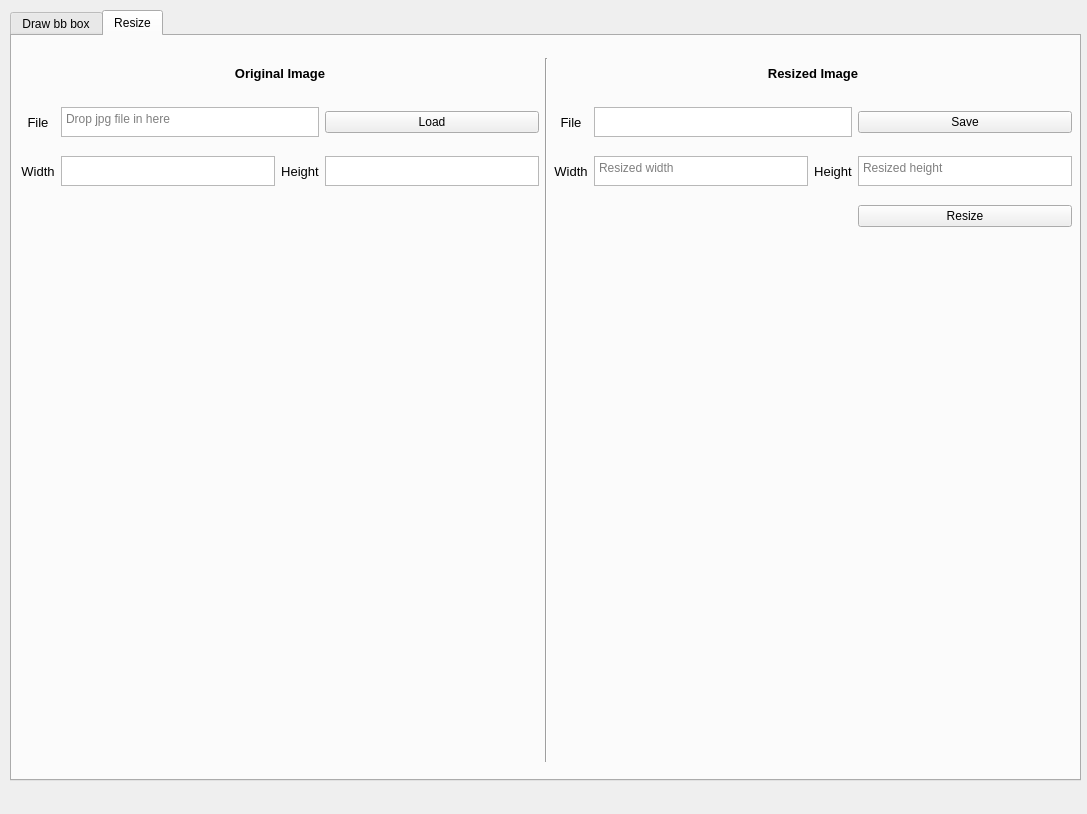
<?xml version="1.0" encoding="UTF-8"?>
<ui version="4.0">
 <class>MainWindow</class>
 <widget class="QMainWindow" name="MainWindow">
  <property name="geometry">
   <rect>
    <x>0</x>
    <y>0</y>
    <width>1087</width>
    <height>814</height>
   </rect>
  </property>
  <property name="windowTitle">
   <string>Draw Prediction Box</string>
  </property>
  <widget class="QWidget" name="centralwidget">
   <widget class="QTabWidget" name="tabWidget">
    <property name="geometry">
     <rect>
      <x>10</x>
      <y>10</y>
      <width>1071</width>
      <height>771</height>
     </rect>
    </property>
    <property name="focusPolicy">
     <enum>Qt::NoFocus</enum>
    </property>
    <property name="tabPosition">
     <enum>QTabWidget::North</enum>
    </property>
    <property name="tabShape">
     <enum>QTabWidget::Rounded</enum>
    </property>
    <property name="currentIndex">
     <number>1</number>
    </property>
    <property name="usesScrollButtons">
     <bool>false</bool>
    </property>
    <widget class="QWidget" name="tab_1">
     <attribute name="title">
      <string>Draw bb box</string>
     </attribute>
     <attribute name="toolTip">
      <string>&lt;html&gt;&lt;head/&gt;&lt;body&gt;&lt;p&gt;Enter the bounding box&lt;/p&gt;&lt;p&gt;It will be drawn on the image&lt;/p&gt;&lt;/body&gt;&lt;/html&gt;</string>
     </attribute>
     <widget class="QWidget" name="layoutWidget">
      <property name="geometry">
       <rect>
        <x>10</x>
        <y>10</y>
        <width>1051</width>
        <height>724</height>
       </rect>
      </property>
      <layout class="QGridLayout" name="gridLayout">
       <item row="6" column="1" colspan="2">
        <widget class="Line" name="line_3">
         <property name="orientation">
          <enum>Qt::Horizontal</enum>
         </property>
        </widget>
       </item>
       <item row="5" column="2">
        <widget class="QPushButton" name="button_draw">
         <property name="minimumSize">
          <size>
           <width>100</width>
           <height>30</height>
          </size>
         </property>
         <property name="maximumSize">
          <size>
           <width>100</width>
           <height>30</height>
          </size>
         </property>
         <property name="font">
          <font>
           <family>Microsoft JhengHei</family>
           <pointsize>10</pointsize>
          </font>
         </property>
         <property name="text">
          <string>Draw</string>
         </property>
        </widget>
       </item>
       <item row="2" column="2">
        <widget class="QTextEdit" name="textEdit_y1">
         <property name="minimumSize">
          <size>
           <width>100</width>
           <height>30</height>
          </size>
         </property>
         <property name="maximumSize">
          <size>
           <width>200</width>
           <height>30</height>
          </size>
         </property>
         <property name="focusPolicy">
          <enum>Qt::StrongFocus</enum>
         </property>
         <property name="inputMethodHints">
          <set>Qt::ImhDigitsOnly</set>
         </property>
         <property name="tabChangesFocus">
          <bool>true</bool>
         </property>
         <property name="placeholderText">
          <string>Top</string>
         </property>
        </widget>
       </item>
       <item row="0" column="0" rowspan="14">
        <widget class="QLabel" name="label_image">
         <property name="minimumSize">
          <size>
           <width>600</width>
           <height>600</height>
          </size>
         </property>
         <property name="maximumSize">
          <size>
           <width>600</width>
           <height>600</height>
          </size>
         </property>
         <property name="font">
          <font>
           <family>Microsoft JhengHei UI</family>
           <pointsize>16</pointsize>
           <weight>75</weight>
           <bold>true</bold>
           <underline>true</underline>
          </font>
         </property>
         <property name="acceptDrops">
          <bool>true</bool>
         </property>
         <property name="frameShadow">
          <enum>QFrame::Raised</enum>
         </property>
         <property name="lineWidth">
          <number>2</number>
         </property>
         <property name="text">
          <string>&lt;html&gt;&lt;head/&gt;&lt;body&gt;&lt;p&gt;Drag and drop jpg file to right down textbox&lt;/p&gt;&lt;p&gt;&amp;amp; Press &amp;quot;Load&amp;quot; !!&lt;/p&gt;&lt;/body&gt;&lt;/html&gt;</string>
         </property>
         <property name="alignment">
          <set>Qt::AlignCenter</set>
         </property>
        </widget>
       </item>
       <item row="11" column="1">
        <widget class="QTextEdit" name="textEdit_in_file">
         <property name="minimumSize">
          <size>
           <width>100</width>
           <height>30</height>
          </size>
         </property>
         <property name="maximumSize">
          <size>
           <width>200</width>
           <height>30</height>
          </size>
         </property>
         <property name="focusPolicy">
          <enum>Qt::NoFocus</enum>
         </property>
         <property name="contextMenuPolicy">
          <enum>Qt::DefaultContextMenu</enum>
         </property>
         <property name="whatsThis">
          <string/>
         </property>
         <property name="inputMethodHints">
          <set>Qt::ImhNone</set>
         </property>
         <property name="tabChangesFocus">
          <bool>false</bool>
         </property>
         <property name="readOnly">
          <bool>false</bool>
         </property>
         <property name="placeholderText">
          <string>Drop jpg image here</string>
         </property>
        </widget>
       </item>
       <item row="3" column="2">
        <widget class="QTextEdit" name="textEdit_x2">
         <property name="minimumSize">
          <size>
           <width>100</width>
           <height>30</height>
          </size>
         </property>
         <property name="maximumSize">
          <size>
           <width>200</width>
           <height>30</height>
          </size>
         </property>
         <property name="focusPolicy">
          <enum>Qt::StrongFocus</enum>
         </property>
         <property name="inputMethodHints">
          <set>Qt::ImhDigitsOnly</set>
         </property>
         <property name="tabChangesFocus">
          <bool>true</bool>
         </property>
         <property name="placeholderText">
          <string>Right</string>
         </property>
        </widget>
       </item>
       <item row="0" column="1" colspan="2">
        <widget class="QLabel" name="label_input">
         <property name="minimumSize">
          <size>
           <width>200</width>
           <height>50</height>
          </size>
         </property>
         <property name="maximumSize">
          <size>
           <width>300</width>
           <height>50</height>
          </size>
         </property>
         <property name="font">
          <font>
           <family>Microsoft JhengHei UI</family>
           <pointsize>10</pointsize>
           <weight>75</weight>
           <bold>true</bold>
          </font>
         </property>
         <property name="text">
          <string>Input box coordinate</string>
         </property>
        </widget>
       </item>
       <item row="4" column="1">
        <widget class="QLabel" name="label_y2">
         <property name="maximumSize">
          <size>
           <width>50</width>
           <height>50</height>
          </size>
         </property>
         <property name="font">
          <font>
           <family>Microsoft JhengHei</family>
           <pointsize>10</pointsize>
          </font>
         </property>
         <property name="text">
          <string>y2</string>
         </property>
         <property name="textFormat">
          <enum>Qt::AutoText</enum>
         </property>
         <property name="alignment">
          <set>Qt::AlignCenter</set>
         </property>
        </widget>
       </item>
       <item row="4" column="2">
        <widget class="QTextEdit" name="textEdit_y2">
         <property name="minimumSize">
          <size>
           <width>100</width>
           <height>30</height>
          </size>
         </property>
         <property name="maximumSize">
          <size>
           <width>200</width>
           <height>30</height>
          </size>
         </property>
         <property name="focusPolicy">
          <enum>Qt::StrongFocus</enum>
         </property>
         <property name="inputMethodHints">
          <set>Qt::ImhDigitsOnly</set>
         </property>
         <property name="tabChangesFocus">
          <bool>true</bool>
         </property>
         <property name="placeholderText">
          <string>Bottom</string>
         </property>
        </widget>
       </item>
       <item row="1" column="1">
        <widget class="QLabel" name="label_x1">
         <property name="maximumSize">
          <size>
           <width>50</width>
           <height>50</height>
          </size>
         </property>
         <property name="font">
          <font>
           <family>Microsoft JhengHei</family>
           <pointsize>10</pointsize>
          </font>
         </property>
         <property name="text">
          <string>x1</string>
         </property>
         <property name="alignment">
          <set>Qt::AlignCenter</set>
         </property>
        </widget>
       </item>
       <item row="3" column="1">
        <widget class="QLabel" name="label_x2">
         <property name="maximumSize">
          <size>
           <width>50</width>
           <height>50</height>
          </size>
         </property>
         <property name="font">
          <font>
           <family>Microsoft JhengHei</family>
           <pointsize>10</pointsize>
          </font>
         </property>
         <property name="text">
          <string>x2</string>
         </property>
         <property name="alignment">
          <set>Qt::AlignCenter</set>
         </property>
        </widget>
       </item>
       <item row="7" column="1">
        <widget class="QLabel" name="label_boxes">
         <property name="minimumSize">
          <size>
           <width>200</width>
           <height>50</height>
          </size>
         </property>
         <property name="maximumSize">
          <size>
           <width>300</width>
           <height>50</height>
          </size>
         </property>
         <property name="font">
          <font>
           <family>Microsoft JhengHei UI</family>
           <pointsize>10</pointsize>
           <weight>75</weight>
           <bold>true</bold>
          </font>
         </property>
         <property name="text">
          <string>Drawn Detection Boxes</string>
         </property>
        </widget>
       </item>
       <item row="9" column="1" colspan="2">
        <widget class="Line" name="line">
         <property name="orientation">
          <enum>Qt::Horizontal</enum>
         </property>
        </widget>
       </item>
       <item row="12" column="1">
        <widget class="QTextEdit" name="textEdit_out_file">
         <property name="minimumSize">
          <size>
           <width>100</width>
           <height>30</height>
          </size>
         </property>
         <property name="maximumSize">
          <size>
           <width>200</width>
           <height>30</height>
          </size>
         </property>
         <property name="focusPolicy">
          <enum>Qt::NoFocus</enum>
         </property>
         <property name="contextMenuPolicy">
          <enum>Qt::DefaultContextMenu</enum>
         </property>
         <property name="whatsThis">
          <string/>
         </property>
         <property name="inputMethodHints">
          <set>Qt::ImhNone</set>
         </property>
         <property name="tabChangesFocus">
          <bool>false</bool>
         </property>
         <property name="readOnly">
          <bool>false</bool>
         </property>
         <property name="placeholderText">
          <string/>
         </property>
        </widget>
       </item>
       <item row="12" column="2">
        <widget class="QPushButton" name="button_save">
         <property name="minimumSize">
          <size>
           <width>100</width>
           <height>30</height>
          </size>
         </property>
         <property name="maximumSize">
          <size>
           <width>100</width>
           <height>30</height>
          </size>
         </property>
         <property name="font">
          <font>
           <family>Microsoft JhengHei</family>
           <pointsize>10</pointsize>
          </font>
         </property>
         <property name="focusPolicy">
          <enum>Qt::NoFocus</enum>
         </property>
         <property name="text">
          <string>Save</string>
         </property>
        </widget>
       </item>
       <item row="11" column="2">
        <widget class="QPushButton" name="button_load">
         <property name="minimumSize">
          <size>
           <width>100</width>
           <height>30</height>
          </size>
         </property>
         <property name="maximumSize">
          <size>
           <width>100</width>
           <height>30</height>
          </size>
         </property>
         <property name="font">
          <font>
           <family>Microsoft JhengHei</family>
           <pointsize>10</pointsize>
          </font>
         </property>
         <property name="focusPolicy">
          <enum>Qt::NoFocus</enum>
         </property>
         <property name="text">
          <string>Load</string>
         </property>
        </widget>
       </item>
       <item row="10" column="1" colspan="2">
        <widget class="QLabel" name="label_image_name">
         <property name="minimumSize">
          <size>
           <width>300</width>
           <height>50</height>
          </size>
         </property>
         <property name="maximumSize">
          <size>
           <width>300</width>
           <height>50</height>
          </size>
         </property>
         <property name="font">
          <font>
           <family>Microsoft JhengHei UI</family>
           <pointsize>10</pointsize>
           <weight>75</weight>
           <bold>true</bold>
          </font>
         </property>
         <property name="text">
          <string>Load &amp; Save Image</string>
         </property>
        </widget>
       </item>
       <item row="8" column="1" colspan="2">
        <widget class="QListWidget" name="listWidget_box">
         <property name="focusPolicy">
          <enum>Qt::NoFocus</enum>
         </property>
        </widget>
       </item>
       <item row="7" column="2">
        <widget class="QPushButton" name="button_clear">
         <property name="minimumSize">
          <size>
           <width>100</width>
           <height>30</height>
          </size>
         </property>
         <property name="maximumSize">
          <size>
           <width>100</width>
           <height>30</height>
          </size>
         </property>
         <property name="font">
          <font>
           <family>Microsoft JhengHei</family>
           <pointsize>10</pointsize>
          </font>
         </property>
         <property name="focusPolicy">
          <enum>Qt::NoFocus</enum>
         </property>
         <property name="text">
          <string>Clear</string>
         </property>
        </widget>
       </item>
       <item row="2" column="1">
        <widget class="QLabel" name="label_y1">
         <property name="maximumSize">
          <size>
           <width>50</width>
           <height>50</height>
          </size>
         </property>
         <property name="font">
          <font>
           <family>Microsoft JhengHei</family>
           <pointsize>10</pointsize>
          </font>
         </property>
         <property name="text">
          <string>y1</string>
         </property>
         <property name="alignment">
          <set>Qt::AlignCenter</set>
         </property>
        </widget>
       </item>
       <item row="5" column="1">
        <widget class="QPushButton" name="button_draw_2">
         <property name="minimumSize">
          <size>
           <width>100</width>
           <height>30</height>
          </size>
         </property>
         <property name="maximumSize">
          <size>
           <width>100</width>
           <height>30</height>
          </size>
         </property>
         <property name="font">
          <font>
           <family>Microsoft JhengHei</family>
           <pointsize>10</pointsize>
          </font>
         </property>
         <property name="focusPolicy">
          <enum>Qt::NoFocus</enum>
         </property>
         <property name="text">
          <string>Color</string>
         </property>
        </widget>
       </item>
       <item row="1" column="2">
        <widget class="QTextEdit" name="textEdit_x1">
         <property name="minimumSize">
          <size>
           <width>100</width>
           <height>30</height>
          </size>
         </property>
         <property name="maximumSize">
          <size>
           <width>200</width>
           <height>30</height>
          </size>
         </property>
         <property name="focusPolicy">
          <enum>Qt::StrongFocus</enum>
         </property>
         <property name="inputMethodHints">
          <set>Qt::ImhDigitsOnly</set>
         </property>
         <property name="tabChangesFocus">
          <bool>true</bool>
         </property>
         <property name="placeholderText">
          <string>Left</string>
         </property>
        </widget>
       </item>
      </layout>
     </widget>
    </widget>
    <widget class="QWidget" name="tab_2">
     <attribute name="title">
      <string>Resize</string>
     </attribute>
     <attribute name="toolTip">
      <string>&lt;html&gt;&lt;head/&gt;&lt;body&gt;&lt;p&gt;Resize the input image&lt;/p&gt;&lt;/body&gt;&lt;/html&gt;</string>
     </attribute>
     <widget class="QWidget" name="gridLayoutWidget">
      <property name="geometry">
       <rect>
        <x>9</x>
        <y>9</y>
        <width>1051</width>
        <height>731</height>
       </rect>
      </property>
      <layout class="QGridLayout" name="gridLayout_2">
       <item row="1" column="10">
        <widget class="QPushButton" name="pushButton_save">
         <property name="focusPolicy">
          <enum>Qt::NoFocus</enum>
         </property>
         <property name="text">
          <string>Save</string>
         </property>
        </widget>
       </item>
       <item row="1" column="4">
        <widget class="QPushButton" name="pushButton_load">
         <property name="focusPolicy">
          <enum>Qt::NoFocus</enum>
         </property>
         <property name="text">
          <string>Load</string>
         </property>
        </widget>
       </item>
       <item row="2" column="4">
        <widget class="QTextEdit" name="textEdit_in_h">
         <property name="maximumSize">
          <size>
           <width>16777215</width>
           <height>30</height>
          </size>
         </property>
        </widget>
       </item>
       <item row="2" column="8">
        <widget class="QTextEdit" name="textEdit_out_w">
         <property name="maximumSize">
          <size>
           <width>16777215</width>
           <height>30</height>
          </size>
         </property>
         <property name="placeholderText">
          <string>Resized width</string>
         </property>
        </widget>
       </item>
       <item row="2" column="3">
        <widget class="QLabel" name="label_h">
         <property name="maximumSize">
          <size>
           <width>16777215</width>
           <height>30</height>
          </size>
         </property>
         <property name="font">
          <font>
           <family>Microsoft JhengHei UI</family>
           <pointsize>10</pointsize>
           <weight>50</weight>
           <bold>false</bold>
          </font>
         </property>
         <property name="text">
          <string>Height</string>
         </property>
         <property name="alignment">
          <set>Qt::AlignCenter</set>
         </property>
        </widget>
       </item>
       <item row="2" column="7">
        <widget class="QLabel" name="label_w_2">
         <property name="maximumSize">
          <size>
           <width>16777215</width>
           <height>30</height>
          </size>
         </property>
         <property name="font">
          <font>
           <family>Microsoft JhengHei UI</family>
           <pointsize>10</pointsize>
           <weight>50</weight>
           <bold>false</bold>
          </font>
         </property>
         <property name="text">
          <string>Width</string>
         </property>
         <property name="alignment">
          <set>Qt::AlignCenter</set>
         </property>
        </widget>
       </item>
       <item row="0" column="6" rowspan="5">
        <widget class="Line" name="line_2">
         <property name="font">
          <font>
           <family>Agency FB</family>
           <pointsize>10</pointsize>
           <weight>75</weight>
           <bold>true</bold>
          </font>
         </property>
         <property name="orientation">
          <enum>Qt::Vertical</enum>
         </property>
        </widget>
       </item>
       <item row="2" column="9">
        <widget class="QLabel" name="label_w_3">
         <property name="maximumSize">
          <size>
           <width>16777215</width>
           <height>30</height>
          </size>
         </property>
         <property name="font">
          <font>
           <family>Microsoft JhengHei UI</family>
           <pointsize>10</pointsize>
           <weight>50</weight>
           <bold>false</bold>
          </font>
         </property>
         <property name="text">
          <string>Height</string>
         </property>
         <property name="alignment">
          <set>Qt::AlignCenter</set>
         </property>
        </widget>
       </item>
       <item row="2" column="1">
        <widget class="QLabel" name="label_w">
         <property name="maximumSize">
          <size>
           <width>16777215</width>
           <height>30</height>
          </size>
         </property>
         <property name="font">
          <font>
           <family>Microsoft JhengHei UI</family>
           <pointsize>10</pointsize>
           <weight>50</weight>
           <bold>false</bold>
          </font>
         </property>
         <property name="text">
          <string>Width</string>
         </property>
         <property name="alignment">
          <set>Qt::AlignCenter</set>
         </property>
        </widget>
       </item>
       <item row="3" column="10">
        <widget class="QPushButton" name="pushButton_resize">
         <property name="focusPolicy">
          <enum>Qt::NoFocus</enum>
         </property>
         <property name="text">
          <string>Resize</string>
         </property>
        </widget>
       </item>
       <item row="0" column="1" colspan="4">
        <widget class="QLabel" name="label">
         <property name="maximumSize">
          <size>
           <width>16777215</width>
           <height>30</height>
          </size>
         </property>
         <property name="font">
          <font>
           <family>Microsoft JhengHei UI</family>
           <pointsize>10</pointsize>
           <weight>75</weight>
           <bold>true</bold>
          </font>
         </property>
         <property name="text">
          <string>Original Image</string>
         </property>
         <property name="alignment">
          <set>Qt::AlignCenter</set>
         </property>
        </widget>
       </item>
       <item row="2" column="10">
        <widget class="QTextEdit" name="textEdit_out_h">
         <property name="maximumSize">
          <size>
           <width>16777215</width>
           <height>30</height>
          </size>
         </property>
         <property name="placeholderText">
          <string>Resized height</string>
         </property>
        </widget>
       </item>
       <item row="2" column="2">
        <widget class="QTextEdit" name="textEdit_in_w">
         <property name="maximumSize">
          <size>
           <width>16777215</width>
           <height>30</height>
          </size>
         </property>
        </widget>
       </item>
       <item row="0" column="7" colspan="4">
        <widget class="QLabel" name="label_2">
         <property name="maximumSize">
          <size>
           <width>16777215</width>
           <height>30</height>
          </size>
         </property>
         <property name="font">
          <font>
           <family>Microsoft JhengHei UI</family>
           <pointsize>10</pointsize>
           <weight>75</weight>
           <bold>true</bold>
          </font>
         </property>
         <property name="text">
          <string>Resized Image</string>
         </property>
         <property name="alignment">
          <set>Qt::AlignCenter</set>
         </property>
        </widget>
       </item>
       <item row="1" column="2" colspan="2">
        <widget class="QTextEdit" name="textEdit_in_image">
         <property name="maximumSize">
          <size>
           <width>16777215</width>
           <height>30</height>
          </size>
         </property>
         <property name="focusPolicy">
          <enum>Qt::NoFocus</enum>
         </property>
         <property name="placeholderText">
          <string>Drop jpg file in here</string>
         </property>
        </widget>
       </item>
       <item row="1" column="1">
        <widget class="QLabel" name="label_w_4">
         <property name="maximumSize">
          <size>
           <width>16777215</width>
           <height>30</height>
          </size>
         </property>
         <property name="font">
          <font>
           <family>Microsoft JhengHei UI</family>
           <pointsize>10</pointsize>
           <weight>50</weight>
           <bold>false</bold>
          </font>
         </property>
         <property name="text">
          <string>File</string>
         </property>
         <property name="alignment">
          <set>Qt::AlignCenter</set>
         </property>
        </widget>
       </item>
       <item row="1" column="8" colspan="2">
        <widget class="QTextEdit" name="textEdit_out_image">
         <property name="maximumSize">
          <size>
           <width>16777215</width>
           <height>30</height>
          </size>
         </property>
         <property name="focusPolicy">
          <enum>Qt::NoFocus</enum>
         </property>
        </widget>
       </item>
       <item row="1" column="7">
        <widget class="QLabel" name="label_w_5">
         <property name="maximumSize">
          <size>
           <width>16777215</width>
           <height>30</height>
          </size>
         </property>
         <property name="font">
          <font>
           <family>Microsoft JhengHei UI</family>
           <pointsize>10</pointsize>
           <weight>50</weight>
           <bold>false</bold>
          </font>
         </property>
         <property name="text">
          <string>File</string>
         </property>
         <property name="alignment">
          <set>Qt::AlignCenter</set>
         </property>
        </widget>
       </item>
       <item row="4" column="1" colspan="4">
        <widget class="QLabel" name="label_3">
         <property name="maximumSize">
          <size>
           <width>516</width>
           <height>516</height>
          </size>
         </property>
         <property name="text">
          <string/>
         </property>
        </widget>
       </item>
       <item row="4" column="7" colspan="4">
        <widget class="QLabel" name="label_4">
         <property name="maximumSize">
          <size>
           <width>516</width>
           <height>516</height>
          </size>
         </property>
         <property name="text">
          <string/>
         </property>
        </widget>
       </item>
      </layout>
     </widget>
    </widget>
   </widget>
  </widget>
  <widget class="QMenuBar" name="menubar">
   <property name="geometry">
    <rect>
     <x>0</x>
     <y>0</y>
     <width>1087</width>
     <height>25</height>
    </rect>
   </property>
  </widget>
 </widget>
 <tabstops>
  <tabstop>textEdit_in_w</tabstop>
  <tabstop>textEdit_in_h</tabstop>
  <tabstop>textEdit_out_w</tabstop>
  <tabstop>textEdit_out_h</tabstop>
  <tabstop>button_draw</tabstop>
  <tabstop>textEdit_y1</tabstop>
  <tabstop>textEdit_x2</tabstop>
  <tabstop>textEdit_x1</tabstop>
  <tabstop>textEdit_y2</tabstop>
 </tabstops>
 <resources/>
 <connections/>
</ui>
